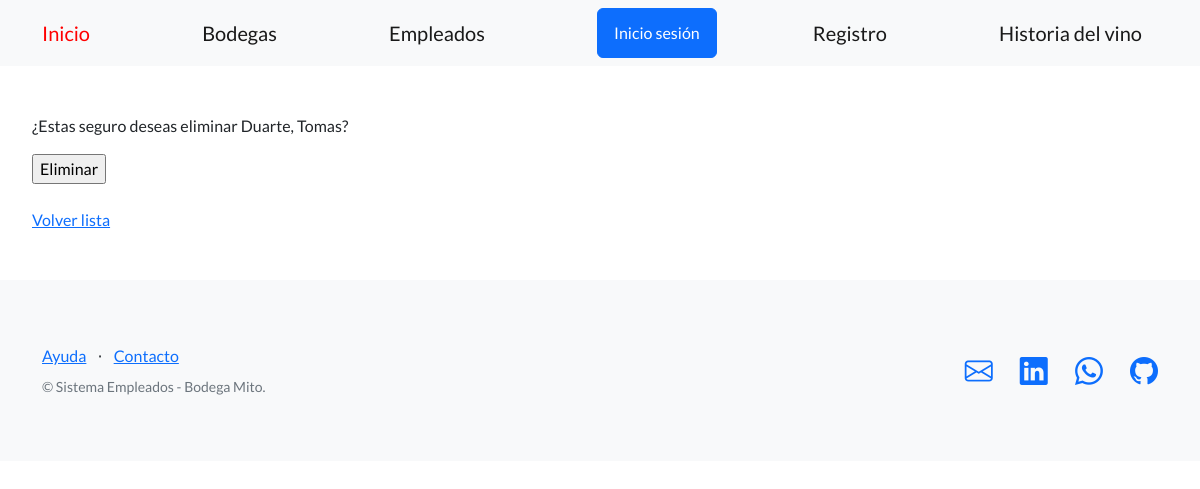
Page /empleados/eliminar-empleados/1 on the earlier database version.
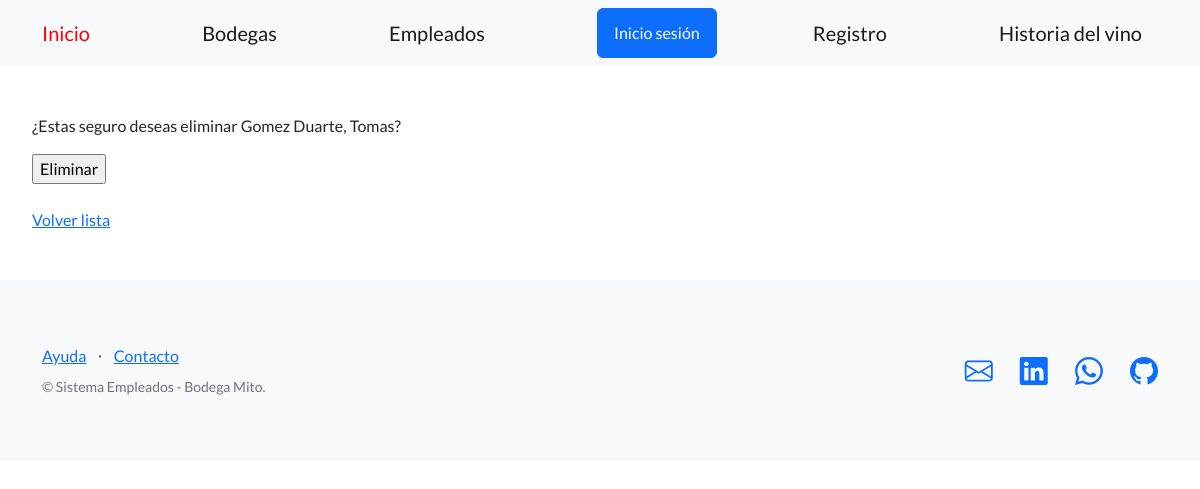
Same page on the later database version.
### control_empleados/models.py (models this page shows)
class Empleado(models.Model):
    apellido = models.CharField(max_length=256)
    nombre = models.CharField(max_length=256)
    email = models.EmailField(blank=True)
    telefono = models.CharField(max_length=20, blank=True, null=True)
    dni = models.CharField(max_length=32)
    fecha_nacimiento = models.DateField(null=True)
    def __str__(self):
        return f"{self.apellido}, {self.nombre}"

### control_empleados/views.py (the view)
# urls.py: path('eliminar-empleados/<int:pk>', EmpleadoDeleteView.as_view(), name='eliminar_empleado'),
class EmpleadoDeleteView(DeleteView):
    model = Empleado
    success_url = reverse_lazy('lista_empleados')

### control_empleados/templates/control_empleados/empleado_confirm_delete.html (shortened to what this page needs)
{% extends "base.html" %}
{% block contenido %}
<form method="post">
 <p>¿Estas seguro deseas eliminar {{object}}?</p>
 <input type="submit" value="Eliminar" />
</form>
<br>
<a href="{% url 'lista_empleados' %}">Volver lista</a>
{% endblock contenido %}

Differences in the rows shown:
changed Empleado: apellido+nombre "Duarte, Tomas" → "Gomez Duarte, Tomas"
